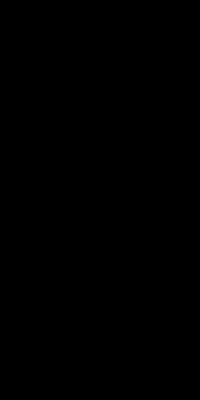
Frame 1 (no input)
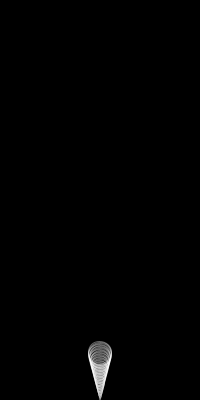
Frame 60 (the mouse pressed at the canvas centre just before this capture)
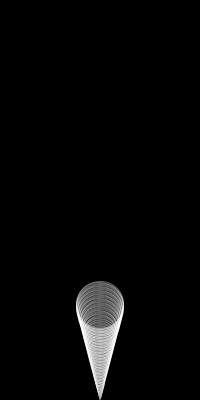
Frame 120 (the mouse held since frame 60 and released just before this capture)

The Processing sketch that drew these frames (run headless with seeded random() and noise(); from frame 60 on, the mouse is pressed at the canvas centre):

// Processing sketch: Variables_02
// ── Variables_02.pde
///////////////////////////////////////////
/*
 DESIGNING PROGRAMS 1.0
 AN INTRODUCTORY COURSE FOR DESIGN STUDENTS
 
 IMPLEMENTED BY THE FREE ART BUREAU 2014 
 >>> www.freeartbureau.org
 +++++++++++++++++++++++++++ 
 LES BASES : VARIABLES
 SKETCH : VARIABLE_02
 PARENT SKETCH : NONE
 TYPE : DYNAMIQUE
 */
/////////////////////////// GLOBALS ////////////////////////////

float yPos;
float dia;
//////////////////////// SETUP ////////////////////////////

void setup() {
  size(200, 400);
  background(0);
  smooth();
  noFill();
  stroke(255,100);
  // height est une variable propre à Processing 
  // Elle est égale à la hauteur de la fenêtre indiqué auparavant 
  // dans la fonction size(...) Donc height = 400 pixels.
  yPos = height; 
  dia = 0;

}

/////////////////////////// DRAW ////////////////////////////
void draw() {
  //background(0); // on a désactivé cette ligne. Que se passe-t-il ?
  
  ellipse(width/2, yPos, dia, dia); //Notez bien le changement par rapport à l'exemple Variables_01
  yPos = yPos - 0.8;
  
  dia += 0.4; // notez bien la syntaxe
  
  // dia += 0.5; est exactement la même chose que dia = dia + 0.5; 
  // C'est un raccourci souvent utilisé
  // dia -= 2; est la même chose que dia = dia - 2;
  // dia *= 5; >>> dia = dia * 5; 
}

/////////////////////////// FUNCTIONS ////////////////////////////
